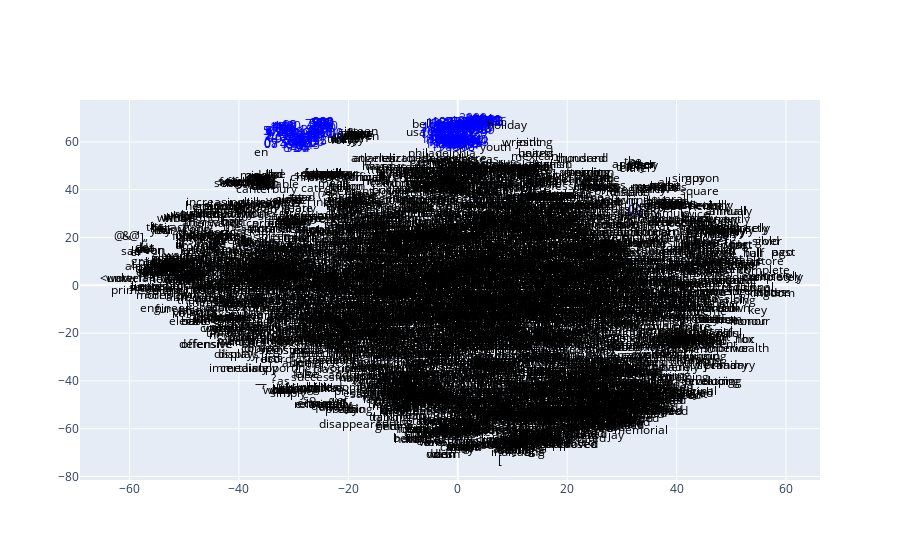

This figure's notebook cell:
### Markdown cell above
### Make t-SNE graph of trained embedding and color numeric values

### Code cell
'''references
    1. https://bigdatamaster.tistory.com/186
    2. https://plotly.com/python-api-reference/generated/plotly.graph_objects.Scatter.html

'''

embeddings_df = pd.DataFrame(embeddings_norm)
fig = go.Figure()
# TODO 5-1) : make 2-d t-SNE graph of all vocabs and color only for numeric values(others, just color black)

model = TSNE(n_components=2)
embeddings_df_transformed = model.fit_transform(embeddings_df)
embeddings_df_transformed = pd.DataFrame(embeddings_df_transformed)
embeddings_df_transformed.index = vocab.get_itos()

# change numberic values' color to blue 
isNumeric = embeddings_df_transformed.index.str.isnumeric()
color = np.where(isNumeric, "blue", "black")

# plot figure
figure = go.Figure()
figure.add_trace(go.Scatter(x=embeddings_df_transformed[0], y=embeddings_df_transformed[1],mode="text",text=embeddings_df_transformed.index,textposition="middle center",textfont=dict(color=color)))
figure.show()
figure.write_html("visulization_output.html")

### Figure 1 — Plotly figure (JSON) as saved in the notebook; plotly's stock layout.template omitted (floating-point values rounded to 4 significant figures; data arrays with more than 128 entries replaced by an {"elided": "..."} marker saying what was removed)
{"data": [{"mode": "text", "text": {"elided": "4119 str values"}, "textfont": {"color": {"elided": "4119 str values"}}, "textposition": "middle center", "type": "scatter", "x": {"elided": "4119 float values"}, "y": {"elided": "4119 float values"}}], "layout": {}}
